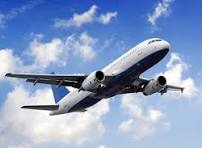
//> input picture deivanayaki/cpp_assignments/ImagePreprocessing/img2.jpg, 202 x 148 px
$ ./main   (built with g++ and OpenCV 4)
//> lines starting //> are read from the running program, lines starting //| are printed output that depends on the picture
#include <opencv2/opencv.hpp>
#include <iostream>

cv::Mat convert_into_grayscale_image(const cv::Mat& inputImage) {
    cv::Mat grayscaleImage(inputImage.rows, inputImage.cols, CV_8UC1);

    for (int y = 0; y < inputImage.rows; ++y) {
        for (int x = 0; x < inputImage.cols; ++x) {
            cv::Vec3b rgbPixel = inputImage.at<cv::Vec3b>(y, x);
            uchar R = rgbPixel[2];
            uchar G = rgbPixel[1];
            uchar B = rgbPixel[0];
            uchar grayValue = static_cast<uchar>(0.2989 * R + 0.5870 * G + 0.1140 * B);
            grayscaleImage.at<uchar>(y, x) = grayValue;
        }
    }

    return grayscaleImage;
}


cv::Mat rotate_image_by_angle(const cv::Mat& inputImage, double angle) {

    int imgHeight = inputImage.rows;
    int imgWidth = inputImage.cols;

    int centerX = imgWidth / 2;
    int centerY = imgHeight / 2;

    double radians = angle * CV_PI / 180.0;

    cv::Mat rotatedImage = cv::Mat::zeros(imgHeight, imgWidth, inputImage.type());

    for (int y = 0; y < imgHeight; y++) {
        for (int x = 0; x < imgWidth; x++) {
            int relX = x - centerX;
            int relY = y - centerY;
            int newX = std::round(centerX + (relX * std::cos(radians) - relY * std::sin(radians)));
            int newY = std::round(centerY + (relX * std::sin(radians) + relY * std::cos(radians)));
            if (newX >= 0 && newX < imgWidth && newY >= 0 && newY < imgHeight) {
                rotatedImage.at<cv::Vec3b>(y, x) = inputImage.at<cv::Vec3b>(newY, newX);
            }
        }
    }

    return rotatedImage;
}

cv::Mat flipVertically(const cv::Mat& image) {
    int imgHeight = image.rows;
    int imgWidth = image.cols;

    cv::Mat flippedImage = image.clone();
    for (int y = 0; y < imgHeight / 2; y++) {
        for (int x = 0; x < imgWidth; x++) {
            cv::Vec3b temp = flippedImage.at<cv::Vec3b>(y, x);
            flippedImage.at<cv::Vec3b>(y, x) = flippedImage.at<cv::Vec3b>(imgHeight - y - 1, x);
            flippedImage.at<cv::Vec3b>(imgHeight - y - 1, x) = temp;
        }
    }

    return flippedImage;
}

cv::Mat manualZoomIn(const cv::Mat& image, float zoomFactor) {
    int originalHeight = image.rows;
    int originalWidth = image.cols;

    int newHeight = static_cast<int>(originalHeight / zoomFactor);
    int newWidth = static_cast<int>(originalWidth / zoomFactor);

    cv::Mat zoomedImage = cv::Mat::zeros(newHeight, newWidth, image.type());

    int centerX = originalWidth / 2;
    int centerY = originalHeight / 2;

    int offsetX = (originalWidth - newWidth) / 2;
    int offsetY = (originalHeight - newHeight) / 2;

    for (int y = 0; y < newHeight; y++) {
        for (int x = 0; x < newWidth; x++) {
            int originalY = y + offsetY;
            int originalX = x + offsetX;

            originalY = std::min(std::max(originalY, 0), originalHeight - 1);
            originalX = std::min(std::max(originalX, 0), originalWidth - 1);

            zoomedImage.at<cv::Vec3b>(y, x) = image.at<cv::Vec3b>(originalY, originalX);
        }
    }

    return zoomedImage;

}

cv::Mat sobelEdgeDetection(const cv::Mat& input_image) {
    if (input_image.channels() > 1) {
        std::cerr << "Input image must be grayscale." << std::endl;
        return cv::Mat();
    }

    int rows = input_image.rows;
    int cols = input_image.cols;

    int Mx[3][3] = { {-1, 0, 1},
                     {-2, 0, 2},
                     {-1, 0, 1} };

    int My[3][3] = { {-1, -2, -1},
                     { 0,  0,  0},
                     { 1,  2,  1} };

    cv::Mat filtered_image = cv::Mat::zeros(rows, cols, CV_32F);
    for (int i = 1; i < rows - 1; i++) {
        for (int j = 1; j < cols - 1; j++) {
            float Gx = 0, Gy = 0;
            for (int ky = -1; ky <= 1; ky++) {
                for (int kx = -1; kx <= 1; kx++) {
                    Gx += input_image.at<uchar>(i + ky, j + kx) * Mx[ky + 1][kx + 1];
                    Gy += input_image.at<uchar>(i + ky, j + kx) * My[ky + 1][kx + 1];
                }
            }

            filtered_image.at<float>(i, j) = std::sqrt(Gx * Gx + Gy * Gy);
        }
    }

    cv::Mat result;
    filtered_image.convertTo(result, CV_8U);
    return result;
}


int main() {
    cv::Mat image = cv::imread("D:/ImagePreprocessing/img2.jpg", cv::IMREAD_COLOR);
//> image is the input picture: 148 rows x 202 cols, CV_8UC3; mean B, G, R 196.7, 159, 138.1

    if (image.empty()) {
        std::cerr << "Could not open or find the image!" << std::endl;
        return -1;
    }

    cv::Mat grayscaleImage = convert_into_grayscale_image(image);
//> after the loop in convert_into_grayscale_image, `for (int y = 0; y < inputImage.rows; ++y)`:
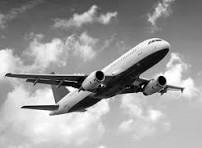
//> grayscaleImage: 148 rows x 202 cols, CV_8UC1; min 0, max 254, mean 156.5

    double rotationAngle;
    std::cout << "Enter the angle (in degrees) to rotate the image: ";
    std::cin >> rotationAngle;
//> the answer given: 45
    cv::Mat rotatedImage = rotate_image_by_angle(image, rotationAngle);
//> after the loop in rotate_image_by_angle, `for (int y = 0; y < imgHeight; y++)`:
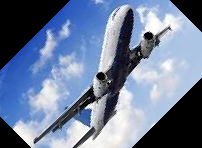
//> rotatedImage: 148 rows x 202 cols, CV_8UC3; mean B, G, R 154.8, 126.4, 110.4

    cv::Mat flippedImage = flipVertically(image);
//> after the loop in flipVertically, `for (int y = 0; y < imgHeight / 2; y++)`:
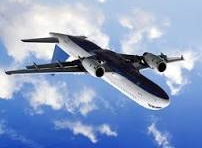
//> flippedImage: 148 rows x 202 cols, CV_8UC3; mean B, G, R 196.7, 159, 138.1

    float zoomFactor = 2.0f;
    cv::Mat zoomedImage = manualZoomIn(image, zoomFactor);
//> after the loop in manualZoomIn, `for (int y = 0; y < newHeight; y++)`:
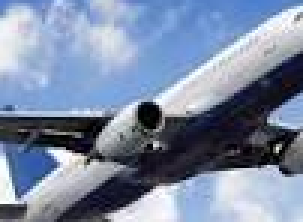
//> zoomedImage: 74 rows x 101 cols, CV_8UC3 (shown 3 times larger); mean B, G, R 163.6, 138.6, 124.7

    cv::Mat edgeDetectedImg = sobelEdgeDetection(grayscaleImage);
//> after the loop in sobelEdgeDetection, `for (int i = 1; i < rows - 1; i++)`:
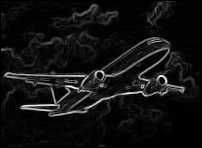
//> filtered_image: 148 rows x 202 cols, CV_32FC1; min 0, max 985.3, mean 70.3; drawn with min black and max white
//> in sobelEdgeDetection, `filtered_image.convertTo(result, CV_8U);`:
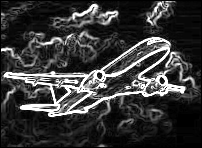
//> result: 148 rows x 202 cols, CV_8UC1; min 0, max 255, mean 56.4


    cv::imshow("Original Image", image);
    cv::imshow("Grayscale Image", grayscaleImage);
    cv::imshow("Rotated Image", rotatedImage);
    cv::imshow("Vertically Flipped Image", flippedImage);
    cv::imshow("Zoomed-in Image", zoomedImage);
    cv::imshow("Edge Detected Image", edgeDetectedImg);


    cv::waitKey(0);

    return 0;
}
